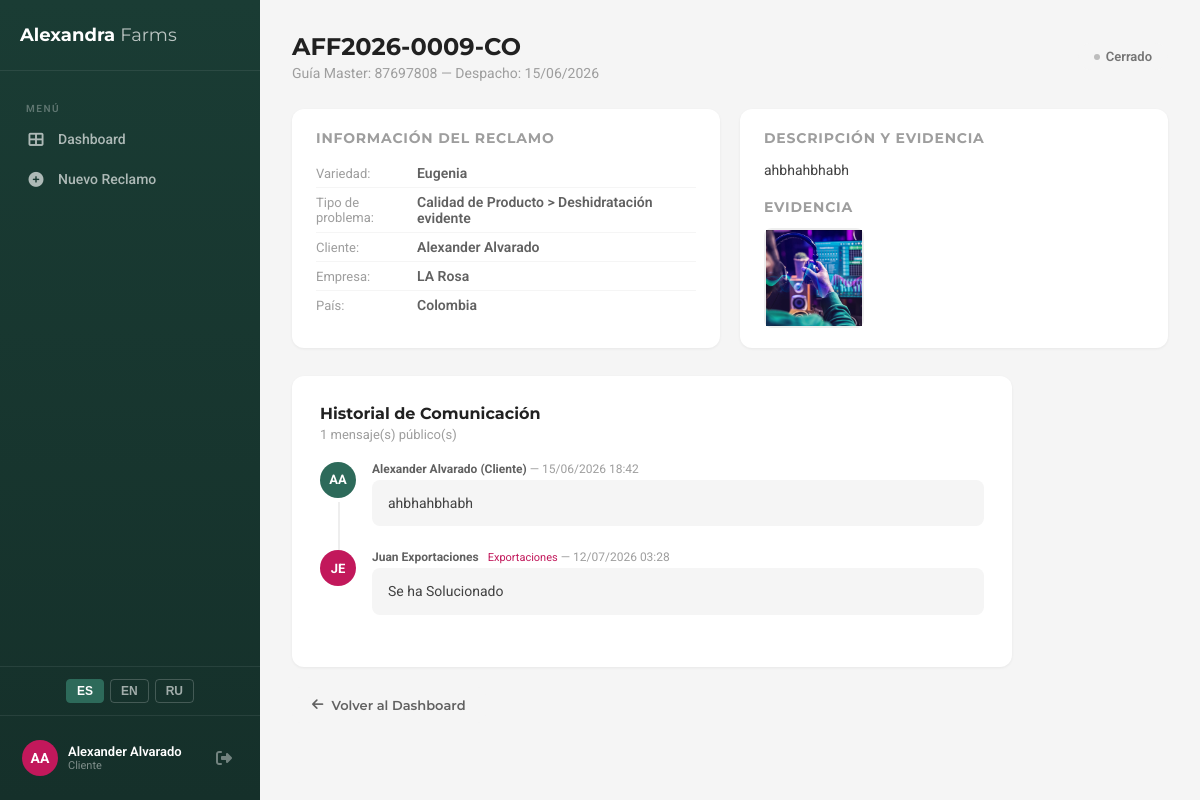
Page /reclamos/reclamo/9/ (signed in) on the committed database.
### reclamos/models.py (models this page shows, shortened)
class Reclamo(models.Model):
    ESTADOS = (
        ('pendiente_validacion', _('Pendiente Validación')),
        ('en_validacion', _('En Validación')),
        ('aprobado_pendiente', _('Aprobado - Pendiente Asignación')),
        ('rechazado', _('Rechazado')),
        ('en_proceso', _('En Proceso')),
        ('en_investigacion', _('En Investigación')),
        ('resolucion_propuesta', _('Resolución Propuesta')),
        ('resuelto', _('Resuelto')),
        ('cerrado', _('Cerrado')),
    )
    numero = models.CharField(max_length=25, unique=True, editable=False, verbose_name=_('Número'))
    cliente = models.ForeignKey(Perfil, on_delete=models.CASCADE, related_name='reclamos', verbose_name=_('Cliente'))
    tipo_problema = models.ForeignKey(TipoProblema, on_delete=models.PROTECT, verbose_name=_('Tipo de problema'))
    variedad_rosa = models.CharField(max_length=100, verbose_name=_('Variedad de rosa'))
    numero_guia_master = models.CharField(max_length=100, verbose_name=_('Número de Guía Master'))
    fecha_despacho = models.DateField(verbose_name=_('Fecha de despacho'))
    descripcion = models.TextField(verbose_name=_('Descripción detallada'))
    estado = models.CharField(max_length=25, choices=ESTADOS, default='pendiente_validacion', verbose_name=_('Estado'))
    inspector_calidad = models.ForeignKey(
        Perfil, on_delete=models.SET_NULL, null=True, blank=True,
        related_name='reclamos_inspeccionados', verbose_name=_('Inspector de Calidad')
    )
    motivo_rechazo = models.ForeignKey(
        MotivoRechazo, on_delete=models.SET_NULL, null=True, blank=True,
        verbose_name=_('Motivo de Rechazo')
    )
    observaciones_internas_calidad = models.TextField(blank=True, verbose_name=_('Observaciones Internas (Calidad)'))
    zona_horaria_cliente = models.CharField(max_length=50, default='America/New_York', verbose_name=_('Zona horaria cliente'))
    created_at = models.DateTimeField(auto_now_add=True)
    updated_at = models.DateTimeField(auto_now=True)
    class Meta:
        verbose_name = _('Reclamo')
        verbose_name_plural = _('Reclamos')
        ordering = ['-created_at']
        permissions = [
            ("puede_validar_calidad", "Puede validar reclamos como Control de Calidad"),
            ("puede_ver_gerencia", "Puede ver dashboard gerencial"),
        ]

class TipoProblema(models.Model):
    categoria = models.ForeignKey(CategoriaProblema, on_delete=models.CASCADE, related_name='tipos')
    nombre = models.CharField(max_length=150, verbose_name=_('Tipo de Problema'))
    activo = models.BooleanField(default=True)
    class Meta:
        verbose_name = _('Tipo de Problema')
        verbose_name_plural = _('Tipos de Problemas')
    def __str__(self):
        return f"{self.categoria.nombre} > {self.nombre}"

class CategoriaProblema(models.Model):
    nombre = models.CharField(max_length=100, verbose_name=_('Categoría'))
    orden = models.PositiveIntegerField(default=0)
    class Meta:
        verbose_name = _('Categoría de Problema')
        verbose_name_plural = _('Categorías de Problemas')
        ordering = ['orden']

class Evidencia(models.Model):
    reclamo = models.ForeignKey(Reclamo, on_delete=models.CASCADE, related_name='evidencias')
    archivo = models.FileField(upload_to=evidencia_path, verbose_name=_('Archivo'))
    descripcion_adjunto = models.CharField(max_length=200, blank=True, verbose_name=_('¿Qué muestra esta evidencia?'))
    uploaded_at = models.DateTimeField(auto_now_add=True)
    class Meta:
        verbose_name = _('Evidencia')

class Respuesta(models.Model):
    reclamo = models.ForeignKey(Reclamo, on_delete=models.CASCADE, related_name='respuestas')
    autor = models.ForeignKey(Perfil, on_delete=models.CASCADE, related_name='respuestas')
    mensaje = models.TextField(verbose_name=_('Mensaje'))
    es_interno = models.BooleanField(default=False, verbose_name=_('Nota interna (No visible para cliente)'))
    created_at = models.DateTimeField(auto_now_add=True)
    class Meta:
        verbose_name = _('Respuesta')
        ordering = ['created_at']

### cuentas/models.py (models this page shows, shortened)
class Perfil(models.Model):
    ROLES = (
        ('cliente_comprador', _('Cliente Comprador')),
        ('empleado', _('Empleado Interno')),
    )
    DEPARTAMENTOS = (
        ('ventas', _('Ventas')),
        ('calidad', _('Control de Calidad')),
        ('poscosecha', _('Poscosecha')),
        ('produccion', _('Producción')),
        ('exportaciones', _('Exportaciones')),
        ('gerencia', _('Gerencia General')),
        ('admin', _('Administrador TI')),
    )
    IDIOMAS = (
        ('es', _('Español')),
        ('en', _('English')),
        ('ru', _('Русский')),
    )
    user = models.OneToOneField(User, on_delete=models.CASCADE, related_name='perfil')
    role = models.CharField(max_length=20, choices=ROLES, verbose_name=_('Rol'))
    departamento = models.CharField(max_length=20, choices=DEPARTAMENTOS, null=True, blank=True, verbose_name=_('Departamento'))
    phone = models.CharField(max_length=30, blank=True, verbose_name=_('Teléfono'))
    company_name = models.CharField(max_length=200, blank=True, verbose_name=_('Empresa'))
    country = models.CharField(max_length=100, blank=True, verbose_name=_('País'))
    preferred_language = models.CharField(
        max_length=2, choices=IDIOMAS, default='es', verbose_name=_('Idioma preferido')
    )
    must_change_password = models.BooleanField(
        default=False, verbose_name=_('Debe cambiar contraseña')
    )
    temp_password_expires_at = models.DateTimeField(
        null=True, blank=True, verbose_name=_('Expiración de contraseña temporal')
    )
    failed_attempts = models.IntegerField(default=0, verbose_name=_('Intentos fallidos'))
    locked_until = models.DateTimeField(
        null=True, blank=True, verbose_name=_('Bloqueado hasta')
    )
    created_at = models.DateTimeField(auto_now_add=True, verbose_name=_('Creado el'))
    class Meta:
        verbose_name = _('Perfil')
        verbose_name_plural = _('Perfiles')

### cuentas/views.py (the view)
        @login_required
        def wrapper(request, *args, **kwargs):
            try:
                perfil = request.user.perfil
            except Perfil.DoesNotExist:
                logout(request)
                return redirect('login')
            if perfil.must_change_password:
                return redirect('cambiar_password')
            if perfil.role in roles:
                return view_func(request, *args, **kwargs)
            else:
                logout(request)
                messages.error(request, 'sin_permiso')
                return redirect('login')

### cuentas/views.py (called while the page is built)
def role_required(*roles):
    def decorator(view_func):
        @login_required
        def wrapper(request, *args, **kwargs):
            try:
                perfil = request.user.perfil
            except Perfil.DoesNotExist:
                logout(request)
                return redirect('login')
            if perfil.must_change_password:
                return redirect('cambiar_password')
            if perfil.role in roles:
                return view_func(request, *args, **kwargs)
            else:
                logout(request)
                messages.error(request, 'sin_permiso')
                return redirect('login')
        return wrapper
    return decorator

### reclamos/templates/reclamos/detalle_reclamo.html (shortened to what this page needs)
{% extends 'reclamos/base_panel.html' %}
{% block sidebar_nav %}
    <div class="nav-section">Menú</div>
    {% if perfil.role == 'cliente_comprador' %}
        <a href="{% url 'dashboard_cliente' %}"><i class="fas fa-th-large"></i> <span data-translate="menu_dashboard">Dashboard</span></a>
        <a href="{% url 'crear_reclamo' %}"><i class="fas fa-plus-circle"></i> <span data-translate="menu_nuevo_reclamo">Nuevo Reclamo</span></a>
    {% elif perfil.departamento == 'calidad' %}
        <a href="{% url 'panel_calidad' %}"><i class="fas fa-clipboard-check"></i> Panel de Calidad</a>
    {% else %}
        <a href="{% url 'panel_empleado' %}"><i class="fas fa-th-large"></i> Mi Panel</a>
    {% endif %}
{% endblock %}
{% block content %}
    <div class="page-header" style="display:flex;align-items:center;justify-content:space-between;flex-wrap:wrap;gap:12px;">
        <div>
            <h1>{{ reclamo.numero }}</h1>
            <p><span data-translate="guia_master_label">Guía Master</span>: {{ reclamo.numero_guia_master }} — <span data-translate="despacho_label">Despacho</span>: {{ reclamo.fecha_despacho|date:"d/m/Y" }}</p>
        </div>
        <span class="badge badge-{{ reclamo.estado }}" style="font-size:13px;padding:6px 16px;">
            <span class="badge-dot"></span> {{ reclamo.get_estado_display }}
        </span>
    </div>
    <div style="display:grid;grid-template-columns:1fr 1fr;gap:20px;margin-bottom:28px;">
        <div class="form-panel" style="margin:0;padding:20px 24px;">
            <h3 style="font-family:var(--font-heading);font-size:14px;color:var(--gray-500);text-transform:uppercase;letter-spacing:0.8px;margin-bottom:12px;" data-translate="info_reclamo">Información del reclamo</h3>
            <table style="width:100%;">
                <tr><td style="padding:6px 0;color:var(--gray-500);font-size:13px;" data-translate="label_variedad">Variedad:</td><td style="padding:6px 0;font-weight:600;font-size:14px;">{{ reclamo.variedad_rosa }}</td></tr>
                <tr><td style="padding:6px 0;color:var(--gray-500);font-size:13px;" data-translate="label_tipo">Tipo de problema:</td><td style="padding:6px 0;font-weight:600;font-size:14px;">{{ reclamo.tipo_problema }}</td></tr>
                <tr><td style="padding:6px 0;color:var(--gray-500);font-size:13px;" data-translate="label_cliente">Cliente:</td><td style="padding:6px 0;font-weight:600;font-size:14px;">{{ reclamo.cliente.user.get_full_name }}</td></tr>
                <tr><td style="padding:6px 0;color:var(--gray-500);font-size:13px;" data-translate="label_empresa">Empresa:</td><td style="padding:6px 0;font-weight:600;font-size:14px;">{{ reclamo.cliente.company_name }}</td></tr>
                <tr><td style="padding:6px 0;color:var(--gray-500);font-size:13px;" data-translate="label_pais">País:</td><td style="padding:6px 0;font-weight:600;font-size:14px;">{{ reclamo.cliente.country }}</td></tr>
            </table>
        </div>
        <div class="form-panel" style="margin:0;padding:20px 24px;">
            <h3 style="font-family:var(--font-heading);font-size:14px;color:var(--gray-500);text-transform:uppercase;letter-spacing:0.8px;margin-bottom:12px;" data-translate="desc_evidencia">Descripción y Evidencia</h3>
            <p style="font-size:14px;color:var(--gray-800);line-height:1.7;margin-bottom:15px;">{{ reclamo.descripcion }}</p>
           {% if evidencias %}
<h3 style="font-family:var(--font-heading);font-size:14px;color:var(--gray-500);text-transform:uppercase;letter-spacing:0.8px;margin-bottom:8px;" data-translate="label_evidencia">Evidencia</h3>
<div class="evidencias-grid">
    {% for ev in evidencias %}
    <div class="evidencia-thumb" onclick="abrirZoom('{{ ev.archivo.url }}')">
        <img src="{{ ev.archivo.url }}" alt="Evidencia" style="width:100%;height:100%;object-fit:cover;">
    </div>
    {% endfor %}
</div>
{% endif %}
        </div>
    </div>
    <div class="form-panel">
        <h3 style="font-family:var(--font-heading);font-size:16px;color:var(--gray-900);margin-bottom:4px;" data-translate="historial">Historial de Comunicación</h3>
        <p style="font-size:13px;color:var(--gray-500);margin-bottom:8px;">{{ chat_externo.count }} <span data-translate="mensajes_publicos">mensaje(s) público(s)</span></p>
        <ul class="timeline">
            <li class="timeline-item">
                <div class="timeline-avatar client">{{ reclamo.cliente.user.first_name.0 }}{{ reclamo.cliente.user.last_name.0 }}</div>
                <div class="timeline-body">
                    <div class="timeline-meta">
                        <strong>{{ reclamo.cliente.user.get_full_name }} (<span data-translate="label_cliente_rol">Cliente</span>)</strong> — {{ reclamo.created_at|date:"d/m/Y H:i" }}
                    </div>
                    <div class="timeline-msg">{{ reclamo.descripcion }}</div>
                </div>
            </li>
            {% for resp in chat_externo %}
            <li class="timeline-item">
                <div class="timeline-avatar {% if resp.autor.role == 'empleado' %}secretaria{% else %}client{% endif %}">
                    {{ resp.autor.user.first_name.0 }}{{ resp.autor.user.last_name.0 }}
                </div>
                <div class="timeline-body">
                    <div class="timeline-meta">
                        <strong>{{ resp.autor.user.get_full_name }}</strong>
                        {% if resp.autor.role == 'empleado' %}<span style="color:var(--rose);font-size:11px;margin-left:6px;">{{ resp.autor.get_departamento_display }}</span>{% endif %}
                        — {{ resp.created_at|date:"d/m/Y H:i" }}
                    </div>
                    <div class="timeline-msg">{{ resp.mensaje }}</div>
                </div>
            </li>
            {% endfor %}
        </ul>
    </div>
    <div style="margin-top:20px;">
        {% if perfil.role == 'cliente_comprador' %}
            <a href="{% url 'dashboard_cliente' %}" class="btn btn-secondary">
                <i class="fas fa-arrow-left"></i> <span data-translate="volver">Volver al Dashboard</span>
            </a>
        {% elif perfil.departamento == 'calidad' %}
            <a href="{% url 'panel_calidad' %}" class="btn btn-secondary">
                <i class="fas fa-arrow-left"></i> Volver al Panel de Calidad
            </a>
        {% else %}
            <a href="{% url 'panel_empleado' %}" class="btn btn-secondary">
                <i class="fas fa-arrow-left"></i> Volver a Mi Panel
            </a>
        {% endif %}
    </div>
{% endblock %}

### reclamos/templates/reclamos/base_panel.html (shortened to what this page needs)
{% load static %}
<!DOCTYPE html>
<html lang="es">
<head>
    <link rel="stylesheet" href="https://cdnjs.cloudflare.com/ajax/libs/font-awesome/6.4.0/css/all.min.css"/>
</head>
<body>
    <aside class="sidebar" id="sidebar">
        <div class="sidebar-logo">
            <a href="#">Alexandra <span>Farms</span></a>
        </div>
        <nav class="sidebar-nav">
            {% block sidebar_nav %}{% endblock %}
        </nav>
        {% if perfil.role == 'cliente_comprador' %}
        <div class="sidebar-lang">
            <button data-lang="es" onclick="setLanguage('es')">ES</button>
            <button data-lang="en" onclick="setLanguage('en')">EN</button>
            <button data-lang="ru" onclick="setLanguage('ru')">RU</button>
        </div>
        {% endif %}
        <div class="sidebar-footer">
            <div class="sidebar-user">
                <div class="sidebar-avatar">{{ request.user.first_name.0 }}{{ request.user.last_name.0 }}</div>
                <div class="sidebar-user-info">
                    <div class="sidebar-user-name">{{ request.user.get_full_name }}</div>
                    <div class="sidebar-user-role">
                        {% if perfil.role == 'cliente_comprador' %}Cliente
                        {% elif perfil.role == 'empleado' %}{{ perfil.get_departamento_display }}
                        {% endif %}
                    </div>
                </div>
                <a href="{% url 'logout' %}" class="sidebar-logout" title="Cerrar sesión"><i class="fas fa-sign-out-alt"></i></a>
            </div>
        </div>
    </aside>
    <main class="main-content">
        {% block content %}{% endblock %}
    </main>
</body>
</html>

### reclamos/templates/reclamos/detalle_reclamo.html (style rules this page uses)
.evidencia-thumb { position: relative; cursor: zoom-in; width: 100px; height: 100px; border-radius: 8px; overflow: visible; }

### rows in the picture
Reclamo: numero "AFF2026-0009-CO", numero_guia_master "87697808", fecha_despacho "15/06/2026", estado "Cerrado", variedad_rosa "Eugenia", tipo_problema "Calidad de Producto > Deshidratación evidente", cliente.user.get_full_name "Alexander Alvarado", cliente.company_name "LA Rosa", cliente.country "Colombia", descripcion "ahbhahbhabh", cliente.user.first_name.0 "A", cliente.user.last_name.0 "A", created_at "15/06/2026 18:42"
Evidencia: archivo (picture)
Respuesta: autor.user.first_name.0 "J", autor.user.last_name.0 "E", autor.user.get_full_name "Juan Exportaciones", autor.departamento "Exportaciones", created_at "12/07/2026 03:28", mensaje "Se ha Solucionado"

### other values in the picture
{{ request.user.first_name.0 }} "A"
{{ request.user.last_name.0 }} "A"
{{ request.user.get_full_name }} "Alexander Alvarado"
{{ chat_externo.count }} "1"
